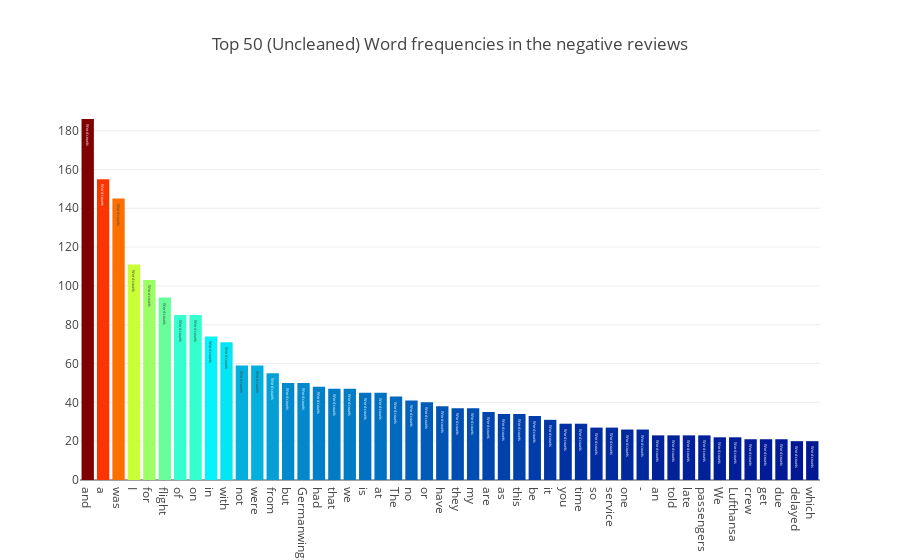

The notebook cell saved with this chart:
### Markdown cell above
- Show top 50 word frequencies of negative reviews, i.e., not recommended.

### Code cell
all_words = df_review[df_review['Recommended']=="no"]["Review"].str.split(expand=True).unstack().value_counts()
data = [go.Bar(
            x = all_words.index.values[2:50],
            y = all_words.values[2:50],
            marker= dict(colorscale='Jet',
                         color = all_words.values[2:100]
                        ),
            text='Word counts'
    )]

layout = go.Layout(
    title='Top 50 (Uncleaned) Word frequencies in the negative reviews'
)

fig = go.Figure(data=data, layout=layout)

py.iplot(fig, filename='basic-bar')

### Figure 1 — Plotly figure (JSON) as saved in the notebook; plotly's stock layout.template omitted (floating-point values rounded to 4 significant figures)
{"data": [{"marker": {"color": [186, 155, 145, 111, 103, 94, 85, 85, 74, 71, 59, 59, 55, 50, 50, 48, 47, 47, 45, 45, 43, 41, 40, 38, 37, 37, 35, 34, 34, 33, 31, 29, 29, 27, 27, 26, 26, 23, 23, 23, 23, 22, 22, 21, 21, 21, 20, 20, 20, 19, 19, 18, 17, 17, 17, 16, 16, 16, 16, 16, 16, 16, 15, 15, 15, 15, 15, 15, 14, 14, 14, 14, 14, 14, 13, 13, 13, 13, 13, 13, 13, 12, 12, 12, 12, 12, 12, 12, 12, 12, 12, 12, 12, 12, 11, 11, 11, 11], "colorscale": "Jet"}, "text": "Word counts", "type": "bar", "uid": "5537f121-bc52-4fd6-9ade-f214359ef4e1", "x": ["and", "a", "was", "I", "for", "flight", "of", "on", "in", "with", "not", "were", "from", "but", "Germanwings", "had", "that", "we", "is", "at", "The", "no", "or", "have", "they", "my", "are", "as", "this", "be", "it", "you", "time", "so", "service", "one", "-", "an", "told", "late", "passengers", "We", "Lufthansa", "crew", "get", "due", "delayed", "which"], "y": [186, 155, 145, 111, 103, 94, 85, 85, 74, 71, 59, 59, 55, 50, 50, 48, 47, 47, 45, 45, 43, 41, 40, 38, 37, 37, 35, 34, 34, 33, 31, 29, 29, 27, 27, 26, 26, 23, 23, 23, 23, 22, 22, 21, 21, 21, 20, 20]}], "layout": {"title": {"text": "Top 50 (Uncleaned) Word frequencies in the negative reviews"}}}
